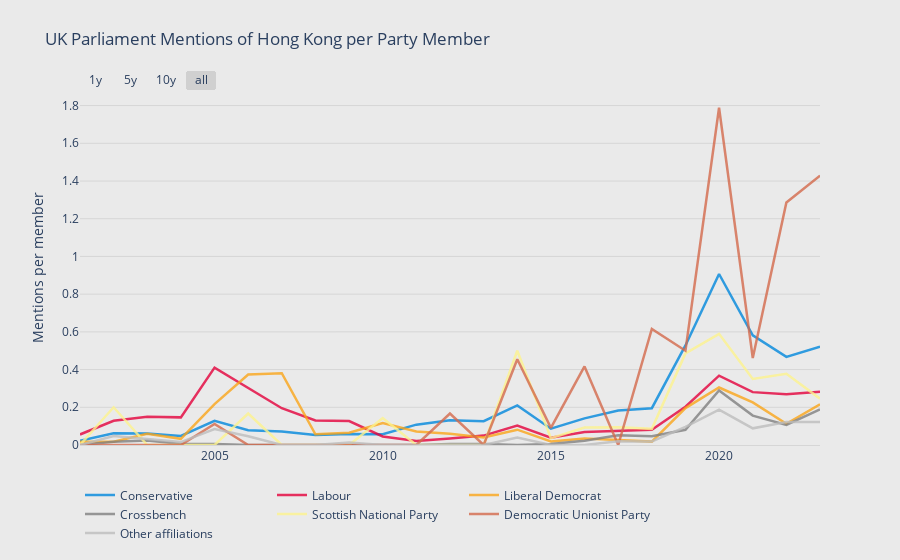

This figure's notebook cell:
### Code cell
fig = go.Figure()

def add_line(column, color):
    column_name = column + '_speech_per_member'
    fig.add_trace(
        go.Scatter(
            mode = 'lines',
            name = column,
            x = yearly_speech_membership['year'],
            y = yearly_speech_membership[column_name],
            marker_color = color,
            line_width = 2.5,
            opacity = 0.8,
            hovertemplate = '%{y:.2f}'
        )
    )

add_line('Conservative', '#0087DC')
add_line('Labour', '#E4003B')
add_line('Liberal Democrat', '#FAA61A')
add_line('Crossbench', 'grey')
add_line('Scottish National Party', '#FDF38E')
add_line('Democratic Unionist Party', '#D46A4C')
add_line('Other affiliations', '#BDBDBD')

fig.update_layout(
    title = "UK Parliament Mentions of Hong Kong per Party Member",
    showlegend = True,
    legend_orientation = 'h',
    margin = dict(t=90, b=30, l=80, r=80),
    barmode = 'stack',
    hovermode = 'x unified',
    template = 'plotly_white',
    paper_bgcolor = '#eaeaea',
    plot_bgcolor = '#eaeaea',
    hoverlabel = dict(
        bgcolor = '#eaeaea'
    ),
)

fig.update_xaxes(
    linecolor = '#d6d6d6',
    hoverformat = '%Y',
    rangeselector= dict(
        buttons = list([
            dict(count=1,
                label="1y",
                step="year",
                stepmode="backward"),
            dict(count=5,
                label="5y",
                step="year",
                stepmode="backward"),
            dict(count=10,
                label="10y",
                step="year",
                stepmode="backward"),
            dict(step="all")
        ]),
        bgcolor = '#eaeaea',
        x = 0,
        y = 1
    ),
    showgrid=False
)

fig.update_yaxes(
    tickformat = ',',
    gridcolor = '#d6d6d6',
    title = 'Mentions per member',
    rangemode = 'tozero'
)

fig.show()

### Figure 1 — Plotly figure (JSON) as saved in the notebook; plotly's stock layout.template omitted (floating-point values rounded to 4 significant figures)
{"data": [{"hovertemplate": "%{y:.2f}", "line": {"width": 2.5}, "marker": {"color": "#0087DC"}, "mode": "lines", "name": "Conservative", "opacity": 0.8, "type": "scatter", "x": ["2001-01-01T00:00:00", "2002-01-01T00:00:00", "2003-01-01T00:00:00", "2004-01-01T00:00:00", "2005-01-01T00:00:00", "2006-01-01T00:00:00", "2007-01-01T00:00:00", "2008-01-01T00:00:00", "2009-01-01T00:00:00", "2010-01-01T00:00:00", "2011-01-01T00:00:00", "2012-01-01T00:00:00", "2013-01-01T00:00:00", "2014-01-01T00:00:00", "2015-01-01T00:00:00", "2016-01-01T00:00:00", "2017-01-01T00:00:00", "2018-01-01T00:00:00", "2019-01-01T00:00:00", "2020-01-01T00:00:00", "2021-01-01T00:00:00", "2022-01-01T00:00:00", "2023-01-01T00:00:00"], "y": [0.02288, 0.06174, 0.06062, 0.04812, 0.1284, 0.07876, 0.07178, 0.05287, 0.05868, 0.05708, 0.1079, 0.1313, 0.1261, 0.21, 0.08659, 0.1414, 0.1832, 0.1952, 0.5279, 0.9069, 0.5819, 0.4672, 0.5219]}, {"hovertemplate": "%{y:.2f}", "line": {"width": 2.5}, "marker": {"color": "#E4003B"}, "mode": "lines", "name": "Labour", "opacity": 0.8, "type": "scatter", "x": ["2001-01-01T00:00:00", "2002-01-01T00:00:00", "2003-01-01T00:00:00", "2004-01-01T00:00:00", "2005-01-01T00:00:00", "2006-01-01T00:00:00", "2007-01-01T00:00:00", "2008-01-01T00:00:00", "2009-01-01T00:00:00", "2010-01-01T00:00:00", "2011-01-01T00:00:00", "2012-01-01T00:00:00", "2013-01-01T00:00:00", "2014-01-01T00:00:00", "2015-01-01T00:00:00", "2016-01-01T00:00:00", "2017-01-01T00:00:00", "2018-01-01T00:00:00", "2019-01-01T00:00:00", "2020-01-01T00:00:00", "2021-01-01T00:00:00", "2022-01-01T00:00:00", "2023-01-01T00:00:00"], "y": [0.05583, 0.1286, 0.1493, 0.1465, 0.4104, 0.303, 0.195, 0.1297, 0.1269, 0.0455, 0.02182, 0.03426, 0.04972, 0.1036, 0.03913, 0.069, 0.0749, 0.08113, 0.2032, 0.3676, 0.2803, 0.2692, 0.2826]}, {"hovertemplate": "%{y:.2f}", "line": {"width": 2.5}, "marker": {"color": "#FAA61A"}, "mode": "lines", "name": "Liberal Democrat", "opacity": 0.8, "type": "scatter", "x": ["2001-01-01T00:00:00", "2002-01-01T00:00:00", "2003-01-01T00:00:00", "2004-01-01T00:00:00", "2005-01-01T00:00:00", "2006-01-01T00:00:00", "2007-01-01T00:00:00", "2008-01-01T00:00:00", "2009-01-01T00:00:00", "2010-01-01T00:00:00", "2011-01-01T00:00:00", "2012-01-01T00:00:00", "2013-01-01T00:00:00", "2014-01-01T00:00:00", "2015-01-01T00:00:00", "2016-01-01T00:00:00", "2017-01-01T00:00:00", "2018-01-01T00:00:00", "2019-01-01T00:00:00", "2020-01-01T00:00:00", "2021-01-01T00:00:00", "2022-01-01T00:00:00", "2023-01-01T00:00:00"], "y": [0.01695, 0.01681, 0.05932, 0.0326, 0.2172, 0.374, 0.3806, 0.05689, 0.06522, 0.1163, 0.07182, 0.05982, 0.03976, 0.0812, 0.01833, 0.03426, 0.02671, 0.01802, 0.1959, 0.305, 0.2259, 0.1129, 0.2159]}, {"hovertemplate": "%{y:.2f}", "line": {"width": 2.5}, "marker": {"color": "grey"}, "mode": "lines", "name": "Crossbench", "opacity": 0.8, "type": "scatter", "x": ["2001-01-01T00:00:00", "2002-01-01T00:00:00", "2003-01-01T00:00:00", "2004-01-01T00:00:00", "2005-01-01T00:00:00", "2006-01-01T00:00:00", "2007-01-01T00:00:00", "2008-01-01T00:00:00", "2009-01-01T00:00:00", "2010-01-01T00:00:00", "2011-01-01T00:00:00", "2012-01-01T00:00:00", "2013-01-01T00:00:00", "2014-01-01T00:00:00", "2015-01-01T00:00:00", "2016-01-01T00:00:00", "2017-01-01T00:00:00", "2018-01-01T00:00:00", "2019-01-01T00:00:00", "2020-01-01T00:00:00", "2021-01-01T00:00:00", "2022-01-01T00:00:00", "2023-01-01T00:00:00"], "y": [0, 0.01724, 0.02322, 0.005848, 0.005682, 0, 0, 0, 0, 0, 0, 0.005263, 0.005208, 0, 0.005525, 0.02245, 0.05187, 0.04621, 0.08086, 0.2895, 0.1559, 0.1065, 0.1884]}, {"hovertemplate": "%{y:.2f}", "line": {"width": 2.5}, "marker": {"color": "#FDF38E"}, "mode": "lines", "name": "Scottish National Party", "opacity": 0.8, "type": "scatter", "x": ["2001-01-01T00:00:00", "2002-01-01T00:00:00", "2003-01-01T00:00:00", "2004-01-01T00:00:00", "2005-01-01T00:00:00", "2006-01-01T00:00:00", "2007-01-01T00:00:00", "2008-01-01T00:00:00", "2009-01-01T00:00:00", "2010-01-01T00:00:00", "2011-01-01T00:00:00", "2012-01-01T00:00:00", "2013-01-01T00:00:00", "2014-01-01T00:00:00", "2015-01-01T00:00:00", "2016-01-01T00:00:00", "2017-01-01T00:00:00", "2018-01-01T00:00:00", "2019-01-01T00:00:00", "2020-01-01T00:00:00", "2021-01-01T00:00:00", "2022-01-01T00:00:00", "2023-01-01T00:00:00"], "y": [0, 0.2, 0, 0, 0, 0.1667, 0, 0, 0, 0.1429, 0, 0, 0, 0.5, 0.03604, 0.09259, 0.09418, 0.08571, 0.4857, 0.5895, 0.3499, 0.3778, 0.246]}, {"hovertemplate": "%{y:.2f}", "line": {"width": 2.5}, "marker": {"color": "#D46A4C"}, "mode": "lines", "name": "Democratic Unionist Party", "opacity": 0.8, "type": "scatter", "x": ["2001-01-01T00:00:00", "2002-01-01T00:00:00", "2003-01-01T00:00:00", "2004-01-01T00:00:00", "2005-01-01T00:00:00", "2006-01-01T00:00:00", "2007-01-01T00:00:00", "2008-01-01T00:00:00", "2009-01-01T00:00:00", "2010-01-01T00:00:00", "2011-01-01T00:00:00", "2012-01-01T00:00:00", "2013-01-01T00:00:00", "2014-01-01T00:00:00", "2015-01-01T00:00:00", "2016-01-01T00:00:00", "2017-01-01T00:00:00", "2018-01-01T00:00:00", "2019-01-01T00:00:00", "2020-01-01T00:00:00", "2021-01-01T00:00:00", "2022-01-01T00:00:00", "2023-01-01T00:00:00"], "y": [0, 0, 0, 0, 0.1111, 0, 0, 0, 0, 0, 0, 0.1667, 0, 0.4545, 0.09091, 0.4167, 0, 0.6154, 0.5, 1.788, 0.4615, 1.286, 1.429]}, {"hovertemplate": "%{y:.2f}", "line": {"width": 2.5}, "marker": {"color": "#BDBDBD"}, "mode": "lines", "name": "Other affiliations", "opacity": 0.8, "type": "scatter", "x": ["2001-01-01T00:00:00", "2002-01-01T00:00:00", "2003-01-01T00:00:00", "2004-01-01T00:00:00", "2005-01-01T00:00:00", "2006-01-01T00:00:00", "2007-01-01T00:00:00", "2008-01-01T00:00:00", "2009-01-01T00:00:00", "2010-01-01T00:00:00", "2011-01-01T00:00:00", "2012-01-01T00:00:00", "2013-01-01T00:00:00", "2014-01-01T00:00:00", "2015-01-01T00:00:00", "2016-01-01T00:00:00", "2017-01-01T00:00:00", "2018-01-01T00:00:00", "2019-01-01T00:00:00", "2020-01-01T00:00:00", "2021-01-01T00:00:00", "2022-01-01T00:00:00", "2023-01-01T00:00:00"], "y": [0, 0.04712, 0.03128, 0.01562, 0.08427, 0.04615, 0, 0, 0.01333, 0, 0, 0, 0, 0.0398, 0, 0, 0.02002, 0.01915, 0.09626, 0.1876, 0.08845, 0.1223, 0.1225]}], "layout": {"barmode": "stack", "hoverlabel": {"bgcolor": "#eaeaea"}, "hovermode": "x unified", "legend": {"orientation": "h"}, "margin": {"b": 30, "l": 80, "r": 80, "t": 90}, "paper_bgcolor": "#eaeaea", "plot_bgcolor": "#eaeaea", "showlegend": true, "title": {"text": "UK Parliament Mentions of Hong Kong per Party Member"}, "xaxis": {"hoverformat": "%Y", "linecolor": "#d6d6d6", "rangeselector": {"bgcolor": "#eaeaea", "buttons": [{"count": 1, "label": "1y", "step": "year", "stepmode": "backward"}, {"count": 5, "label": "5y", "step": "year", "stepmode": "backward"}, {"count": 10, "label": "10y", "step": "year", "stepmode": "backward"}, {"step": "all"}], "x": 0, "y": 1}, "showgrid": false}, "yaxis": {"gridcolor": "#d6d6d6", "rangemode": "tozero", "tickformat": ",", "title": {"text": "Mentions per member"}}}}
